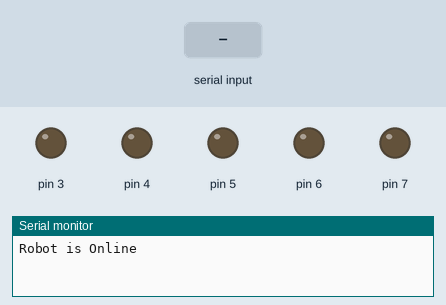
Bench run of a sketch on a simulated Arduino Uno, built with avr-gcc and run on an emulated ATmega328P. Shown: output pins drawn as LEDs (lit = HIGH), the last lines printed to the serial monitor. The inputs (shaded band) are chosen by the test bench.

Above: at 1.5 s.
1.6 s: "1\n" received over Serial
At 3.8 s:
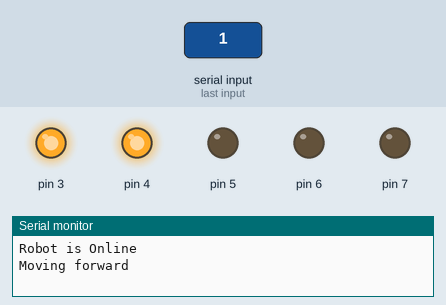
4.1 s: "3\n" received over Serial
7.1 s: "4\n" received over Serial
At 8.9 s:
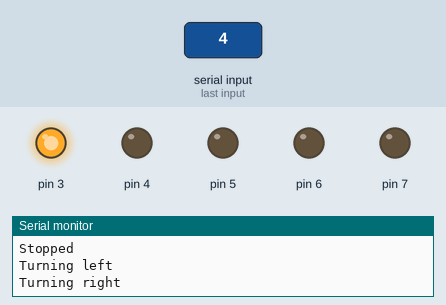
10.1 s: "1,90\n" received over Serial
At 12.4 s:
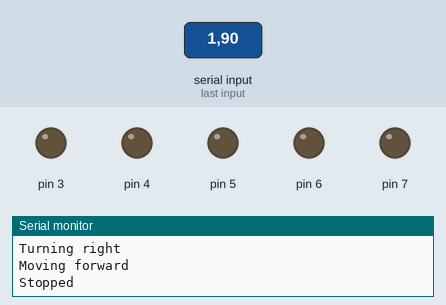
Timing chart, 0 to 13.9 s (numbered marks = the images above; inputs shaded):
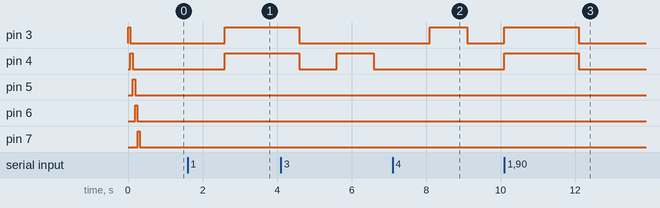

Measured:
- after the input at 1.6 s, pin 3, pin 4: LOW → HIGH after 1.0 s
- after the input at 7.1 s, pin 3: LOW → HIGH after 1.0 s, → LOW 1.0 s later
- after the input at 10.1 s, pin 3, pin 4: LOW → HIGH at once, → LOW 2.0 s later

The sketch:

original_stub_with_lights.ino
```cpp
boolean dataFlag = false;
boolean* light = new boolean[5];
int fastPause = 100;
int slowPause = 2000;

void setup() {
  // put your setup code here, to run once:
  pinMode(3,OUTPUT);
  pinMode(4,OUTPUT);
  pinMode(5,OUTPUT);
  pinMode(6,OUTPUT);
  pinMode(7,OUTPUT);
  for(int i = 0; i < 5; i++){
    light[i] = false;
  }
  testLights();
  Serial.begin(115200);
  Serial.println("Robot is Online");
}

void loop() {
  // put your main code here, to run repeatedly:
  while(Serial.available() > 0){
    int cmd = Serial.parseInt();//1,2,3,4,5,6-forward backward left right
    int vel = Serial.parseInt();//- stop standby, v range from 130-255
    handleInput(cmd);
  }
}

void handleInput(int cmd){
  switch(cmd){
    case 1:
      Serial.println("Moving forward");
      stopWheels();
      lights(0);
      lights(1);
      delay(2000);
      stopWheels();
      Serial.println("Stopped");
      break;
    case 2:
      Serial.println("Moving backward");
      stopWheels();
      lights(0);
      lights(1);
      delay(2000);
      stopWheels();
      Serial.println("Stopped");
      break;
    case 3:
      Serial.println("Turning left");
      stopWheels();
      lights(1);
      delay(1000);
      stopWheels();
      break;
    case 4:
      Serial.println("Turning right");
      stopWheels();
      lights(0);
      delay(1000);
      stopWheels();
      break;
    case 5:
      stopWheels();
      Serial.println("Stopping");
      break;
    case 6:
      stopArm();
      Serial.println("Stoppping arm");
      break;
    case 7:
      Serial.println("Moving the arm");
      stopArm();
      lights(2);
      lights(3);
      delay(500);
      stopArm();
      break;
    case 8:
      Serial.println("Moving the arm");
      stopArm();
      lights(2);
      lights(3);
      delay(500);
      stopArm();
      break;
    case 11:
      Serial.println("Moving forward");
      stopWheels();
      lights(0);
      lights(1);
      break;
    case 12:
      Serial.println("Moving backward");
      stopWheels();
      lights(0);
      lights(1);
      break;
    case 13:
      Serial.println("Turning left");
      stopWheels();
      lights(1);
      break;
    case 14:
      Serial.println("Turning Right");
      stopWheels();
      lights(0);
      break;
    case 15:
      Serial.println("Moving the arm");
      stopArm();
      lights(2);
      lights(3);
      break;
    case 16:
      Serial.println("Moving the arm");
      stopArm();
      lights(2);
      lights(3);
      break;
    default:
      Serial.println("Unsupported command: " + String(cmd));
  }
}

// Stops the wheels
void stopWheels(){
  if(light[0] == true){
    lights(0);
  }
  if(light[1] == true){
    lights(1);
  }
}

// Stops the arm
void stopArm(){
  if(light[2] == true){
    lights(2);
  }
  if(light[3] == true){
    lights(3);
  }
}

void lights(int num){
  if(light[num] == false){
    digitalWrite(num + 3,HIGH);
    light[num] = true;
  }else{
    digitalWrite(num + 3,LOW);
    light[num] = false;
  }
}

void testLights(){
  for(int i = 0; i < 5; i++){
    lights(i);
    delay(slowPause / 32);
    lights(i);
    delay(fastPause / 40);
  }
}

void turnLightsOff(){
  for (int i = 0; i < 5; i++){
    if(light[i] == true){
      lights(i);
    }
  }
}
```
